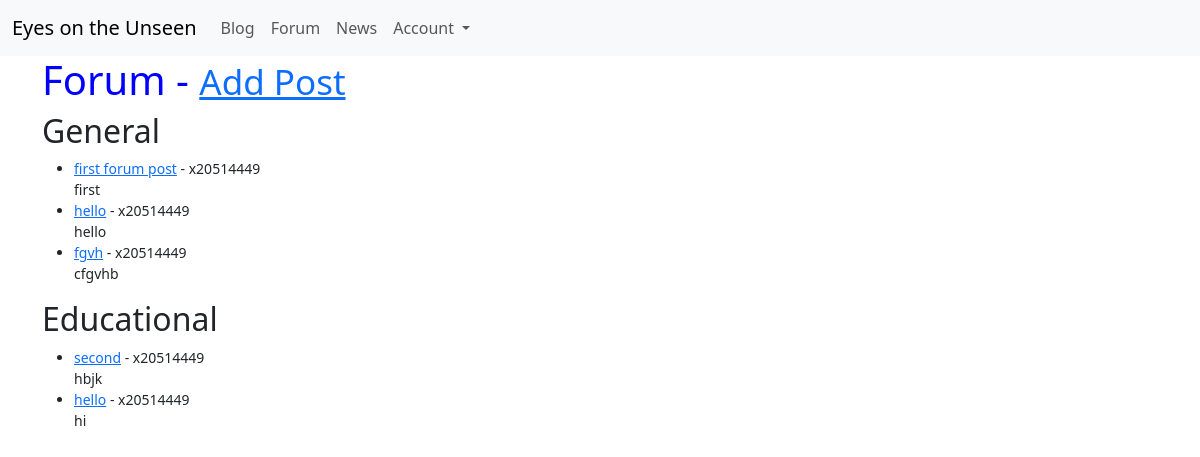
Before: /forum/ with the older database file.
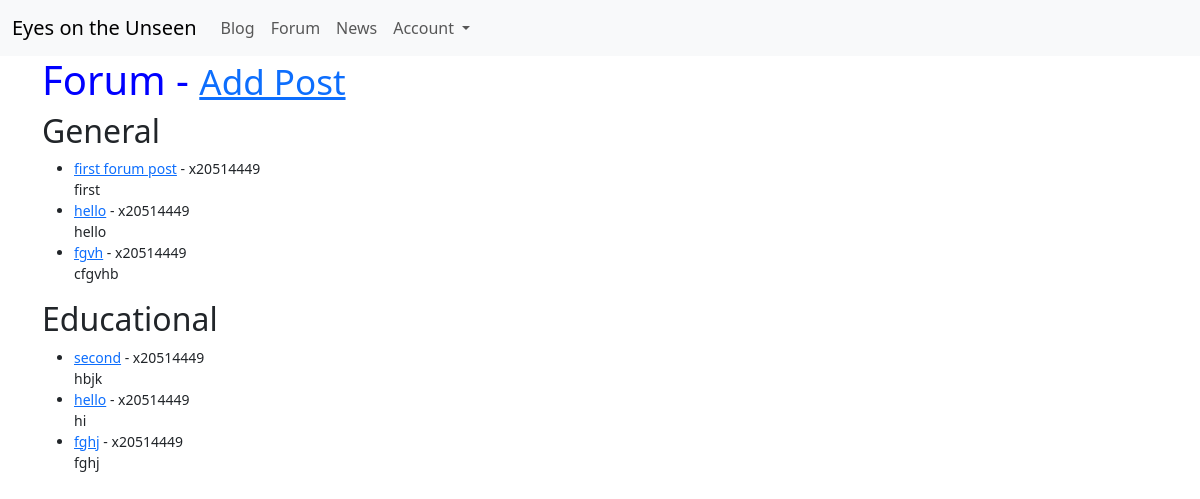
After: the same page with the newer database file.
### blog/models.py (models this page shows, shortened)
class Post(models.Model):
    id = models.BigAutoField(primary_key=True)
    author = models.ForeignKey(User, on_delete=models.CASCADE)
    title = models.CharField(max_length=255)
    content = models.TextField()
    date = models.DateTimeField(auto_now_add=True)
    likes = models.ManyToManyField(User, related_name='blog_post')
    is_blog_post = models.BooleanField()
    category = models.ForeignKey('Category', on_delete=models.CASCADE, null=True, blank=True)

### blog/views.py (the view)
# urls.py: path("forum/", ForumView.as_view(), name="forum"),
class ForumView(ListView):
    model = Post
    template_name = "forum.html"
    context_object_name = "forum_post"
    ordering = ["-id"]
    def get_queryset(self):
        return Post.objects.filter(is_blog_post=False).order_by('-id')
    def get_context_data(self, **kwargs):
        context = super().get_context_data(**kwargs)
        general_category = Category.objects.get(name='General')
        general_posts = Post.objects.filter(category=general_category)
        educational_category = Category.objects.get(name='Educational')
        educational_posts = Post.objects.filter(category=educational_category)
        context["general_posts"] = general_posts
        context["educational_posts"] = educational_posts
        return context

### blog/templates/forum.html
{% extends 'base.html' %}
{% block content %}
<h1>Forum - <small><a href="{% url 'addForumPost' %}">Add Post</a></h1>
<h2>General</h2>
<ul>
  {% for post in general_posts %}
    <li>
      <a href="{% url 'forumDetail' post.pk %}">{{ post.title }}</a> - {{ post.author.username }}
      <br>{{ post.content|slice:"100"|safe }}
    </li>
  {% endfor %}
</ul>
<h2>Educational</h2>
<ul>
  {% for post in educational_posts %}
    <li>
      <a href="{% url 'forumDetail' post.pk %}">{{ post.title }}</a> - {{ post.author.username }}
      <br>{{ post.content|slice:"100"|safe }}
    </li>
  {% endfor %}
</ul>
{% endblock %}

Changed rows visible on the page:
added Post: title "fghj", author.username "x20514449", content "fghj", shown under "Educational"
